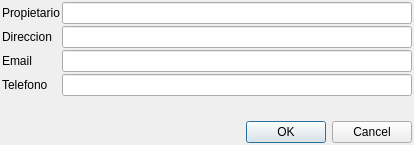
<?xml version="1.0" encoding="UTF-8"?>
<ui version="4.0">
 <class>dlgEditProject</class>
 <widget class="QDialog" name="dlgEditProject">
  <property name="geometry">
   <rect>
    <x>0</x>
    <y>0</y>
    <width>414</width>
    <height>145</height>
   </rect>
  </property>
  <property name="windowTitle">
   <string>Dialog</string>
  </property>
  <property name="windowIcon">
   <iconset resource="../mksplanner.qrc">
    <normaloff>:/tableWindow/tools/edit</normaloff>:/tableWindow/tools/edit</iconset>
  </property>
  <layout class="QVBoxLayout" name="verticalLayout">
   <property name="spacing">
    <number>2</number>
   </property>
   <property name="leftMargin">
    <number>2</number>
   </property>
   <property name="topMargin">
    <number>2</number>
   </property>
   <property name="rightMargin">
    <number>2</number>
   </property>
   <property name="bottomMargin">
    <number>2</number>
   </property>
   <item>
    <layout class="QFormLayout" name="formLayout">
     <property name="horizontalSpacing">
      <number>2</number>
     </property>
     <property name="verticalSpacing">
      <number>2</number>
     </property>
     <item row="0" column="0">
      <widget class="QLabel" name="label">
       <property name="text">
        <string>Propietario</string>
       </property>
       <property name="buddy">
        <cstring>lineEdit</cstring>
       </property>
      </widget>
     </item>
     <item row="0" column="1">
      <widget class="QLineEdit" name="lineEdit"/>
     </item>
     <item row="1" column="0">
      <widget class="QLabel" name="label_2">
       <property name="text">
        <string>Direccion</string>
       </property>
       <property name="buddy">
        <cstring>lineEdit_2</cstring>
       </property>
      </widget>
     </item>
     <item row="1" column="1">
      <widget class="QLineEdit" name="lineEdit_2"/>
     </item>
     <item row="2" column="0">
      <widget class="QLabel" name="label_3">
       <property name="text">
        <string>Email</string>
       </property>
       <property name="buddy">
        <cstring>lineEdit_3</cstring>
       </property>
      </widget>
     </item>
     <item row="2" column="1">
      <widget class="QLineEdit" name="lineEdit_3"/>
     </item>
     <item row="3" column="0">
      <widget class="QLabel" name="label_4">
       <property name="text">
        <string>Telefono</string>
       </property>
       <property name="buddy">
        <cstring>lineEdit_4</cstring>
       </property>
      </widget>
     </item>
     <item row="3" column="1">
      <widget class="QLineEdit" name="lineEdit_4"/>
     </item>
    </layout>
   </item>
   <item>
    <widget class="QDialogButtonBox" name="buttonBox">
     <property name="orientation">
      <enum>Qt::Horizontal</enum>
     </property>
     <property name="standardButtons">
      <set>QDialogButtonBox::Cancel|QDialogButtonBox::Ok</set>
     </property>
    </widget>
   </item>
  </layout>
 </widget>
 <resources>
  <include location="../mksplanner.qrc"/>
 </resources>
 <connections>
  <connection>
   <sender>buttonBox</sender>
   <signal>accepted()</signal>
   <receiver>dlgEditProject</receiver>
   <slot>accept()</slot>
   <hints>
    <hint type="sourcelabel">
     <x>220</x>
     <y>130</y>
    </hint>
    <hint type="destinationlabel">
     <x>157</x>
     <y>144</y>
    </hint>
   </hints>
  </connection>
  <connection>
   <sender>buttonBox</sender>
   <signal>rejected()</signal>
   <receiver>dlgEditProject</receiver>
   <slot>reject()</slot>
   <hints>
    <hint type="sourcelabel">
     <x>288</x>
     <y>136</y>
    </hint>
    <hint type="destinationlabel">
     <x>286</x>
     <y>144</y>
    </hint>
   </hints>
  </connection>
 </connections>
</ui>
